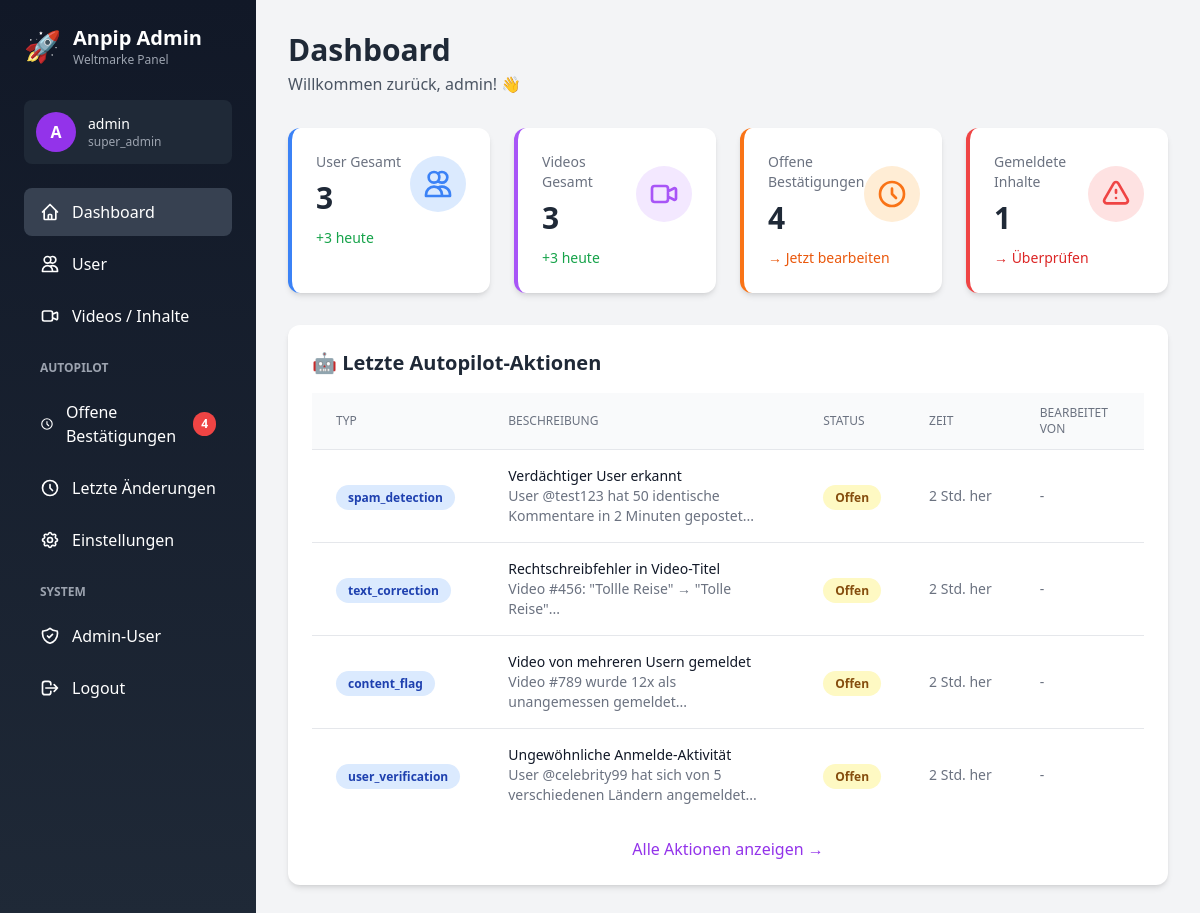
Page /index.php (signed in) on the committed database.
### tables this page shows
CREATE TABLE `autopilot_actions` (
  `id` INT UNSIGNED AUTO_INCREMENT PRIMARY KEY,
  `action_type` VARCHAR(50) NOT NULL COMMENT 'z.B. text_correction, spam_detection, video_flagged',
  `title` VARCHAR(255) NOT NULL,
  `description` TEXT,
  `status` ENUM('pending', 'approved', 'rejected', 'auto_executed') DEFAULT 'pending',
  `priority` ENUM('low', 'medium', 'high', 'critical') DEFAULT 'medium',
  `created_at` TIMESTAMP DEFAULT CURRENT_TIMESTAMP,
  `updated_at` TIMESTAMP NULL ON UPDATE CURRENT_TIMESTAMP,
  `decided_at` TIMESTAMP NULL,
  `decided_by_admin_id` INT UNSIGNED NULL,
  `related_content_type` VARCHAR(50) COMMENT 'video, comment, user, etc.',
  `related_content_id` INT UNSIGNED NULL,
  `related_user_id` INT UNSIGNED NULL,
  `metadata` JSON COMMENT 'Zusätzliche Daten im JSON-Format',
  INDEX idx_status (status),
  INDEX idx_action_type (action_type),
  INDEX idx_created_at (created_at),
  INDEX idx_priority (priority),
  FOREIGN KEY (decided_by_admin_id) REFERENCES admin_users(id) ON DELETE SET NULL
);

### index.php (the view, shortened to what the rows shown need)
<?php
require_once 'config.php';
$currentAdmin = getCurrentAdmin();
$autopilotStmt = $pdo->query("
    SELECT a.*, u.username as decided_by_username
    FROM autopilot_actions a
    LEFT JOIN admin_users u ON a.decided_by_admin_id = u.id
    ORDER BY a.created_at DESC
    LIMIT 10
");
$recentActions = $autopilotStmt->fetchAll();
$pageTitle = 'Dashboard';
include 'includes/header.php';
?>
<div class="bg-white rounded-xl shadow-md p-6">
    <h2 class="text-xl font-bold text-gray-800 mb-4">🤖 Letzte Autopilot-Aktionen</h2>
    <?php if (count($recentActions) > 0): ?>
        <div class="overflow-x-auto">
            <table class="min-w-full divide-y divide-gray-200">
                <thead class="bg-gray-50">
                    <tr>
                        <th class="px-6 py-3 text-left text-xs font-medium text-gray-500 uppercase">Typ</th>
                        <th class="px-6 py-3 text-left text-xs font-medium text-gray-500 uppercase">Beschreibung</th>
                        <th class="px-6 py-3 text-left text-xs font-medium text-gray-500 uppercase">Status</th>
                        <th class="px-6 py-3 text-left text-xs font-medium text-gray-500 uppercase">Zeit</th>
                        <th class="px-6 py-3 text-left text-xs font-medium text-gray-500 uppercase">Bearbeitet von</th>
                    </tr>
                </thead>
                <tbody class="bg-white divide-y divide-gray-200">
                    <?php foreach ($recentActions as $action): ?>
                        <tr class="hover:bg-gray-50">
                            <td class="px-6 py-4 whitespace-nowrap">
                                <span class="px-3 py-1 text-xs font-semibold rounded-full bg-blue-100 text-blue-800">
                                    <?php echo clean($action['action_type']); ?>
                                </span>
                            </td>
                            <td class="px-6 py-4">
                                <div class="text-sm text-gray-900 font-medium"><?php echo clean($action['title']); ?></div>
                                <div class="text-sm text-gray-500"><?php echo clean(substr($action['description'], 0, 80)); ?>...</div>
                            </td>
                            <td class="px-6 py-4 whitespace-nowrap">
                                <?php
                                $statusColors = [
                                    'pending' => 'bg-yellow-100 text-yellow-800',
                                    'approved' => 'bg-green-100 text-green-800',
                                    'rejected' => 'bg-red-100 text-red-800',
                                    'auto_executed' => 'bg-blue-100 text-blue-800'
                                ];
                                $statusLabels = [
                                    'pending' => 'Offen',
                                    'approved' => 'Bestätigt',
                                    'rejected' => 'Abgelehnt',
                                    'auto_executed' => 'Auto-Ausgeführt'
                                ];
                                ?>
                                <span class="px-3 py-1 text-xs font-semibold rounded-full <?php echo $statusColors[$action['status']]; ?>">
                                    <?php echo $statusLabels[$action['status']]; ?>
                                </span>
                            </td>
                            <td class="px-6 py-4 whitespace-nowrap text-sm text-gray-500">
                                <?php echo timeAgo($action['created_at']); ?>
                            </td>
                            <td class="px-6 py-4 whitespace-nowrap text-sm text-gray-500">
                                <?php echo $action['decided_by_username'] ? clean($action['decided_by_username']) : '-'; ?>
                            </td>
                        </tr>
                    <?php endforeach; ?>
                </tbody>
            </table>
        </div>
    <?php endif; ?>
</div>
<?php include 'includes/footer.php'; ?>

### includes/header.php (shortened to what the rows shown need)
<!DOCTYPE html>
<html lang="de">
<head>
    <script src="https://cdn.tailwindcss.com"></script>
</head>
<body class="bg-gray-100">
    <div class="flex h-screen overflow-hidden">
        <aside id="sidebar" class="w-64 bg-gradient-to-b from-gray-900 to-gray-800 text-white flex-shrink-0 fixed lg:relative h-full z-40 mobile-menu-hidden lg:transform-none">
            <div class="p-6">
                <div class="flex items-center space-x-3 mb-8">
                    <div>
                        <h1 class="text-xl font-bold">Anpip Admin</h1>
                    </div>
                </div>
                <div class="bg-gray-800 rounded-lg p-3 mb-6">
                    <div class="flex items-center space-x-3">
                        <div class="bg-purple-600 rounded-full w-10 h-10 flex items-center justify-center font-bold">
                            <?php echo strtoupper(substr($currentAdmin['username'], 0, 1)); ?>
                        </div>
                        <div class="flex-1 min-w-0">
                            <p class="text-sm font-medium truncate"><?php echo clean($currentAdmin['username']); ?></p>
                            <p class="text-xs text-gray-400"><?php echo clean($currentAdmin['role']); ?></p>
                        </div>
                    </div>
                </div>
            </div>
        </aside>
        <main class="flex-1 overflow-y-auto">
            <div class="container mx-auto px-4 lg:px-8 py-8">
                <div class="mb-8">
                    <h1 class="text-3xl font-bold text-gray-800"><?php echo $pageTitle ?? 'Dashboard'; ?></h1>
                    <p class="text-gray-600 mt-1">Willkommen zurück, <?php echo clean($currentAdmin['username']); ?>! 👋</p>
                </div>

### rows in the picture
autopilot_actions: action_type "spam_detection", title "Verdächtiger User erkannt", description "User @test123 hat 50 identische Kommentare in 2 Minuten gepostet", status "Offen", created_at "2 Std. her"
autopilot_actions: action_type "text_correction", title "Rechtschreibfehler in Video-Titel", description "Video #456: \"Tollle Reise\" → \"Tolle Reise\"", status "Offen", created_at "2 Std. her"
autopilot_actions: action_type "content_flag", title "Video von mehreren Usern gemeldet", description "Video #789 wurde 12x als unangemessen gemeldet", status "Offen", created_at "2 Std. her"
autopilot_actions: action_type "user_verification", title "Ungewöhnliche Anmelde-Aktivität", description "User @celebrity99 hat sich von 5 verschiedenen Ländern angemeldet", status "Offen", created_at "2 Std. her"

### other values in the picture
substr($currentAdmin['username'], 0, 1) "A"
$currentAdmin['username'] "admin"
$currentAdmin['role'] "super_admin"
$pendingCount "4"
$pageTitle "Dashboard"
$stats['total_users'] "3"
$stats['users_today'] "3"
$stats['total_videos'] "3"
$stats['videos_today'] "3"
$stats['pending_autopilot_actions'] "4"
$stats['flagged_content'] "1"
